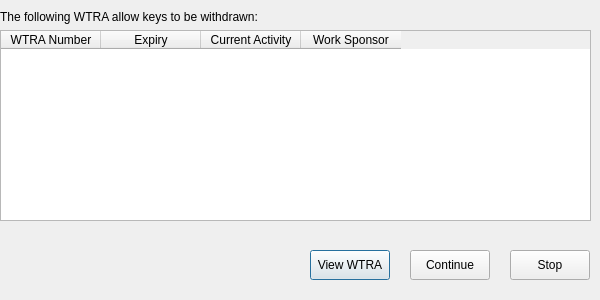
<?xml version="1.0" encoding="UTF-8"?>
<ui version="4.0">
 <class>dialog</class>
 <widget class="QDialog" name="dialog">
  <property name="geometry">
   <rect>
    <x>0</x>
    <y>0</y>
    <width>600</width>
    <height>300</height>
   </rect>
  </property>
  <property name="windowTitle">
   <string>Active White Tallies</string>
  </property>
  <widget class="QWidget" name="verticalLayoutWidget">
   <property name="geometry">
    <rect>
     <x>0</x>
     <y>10</y>
     <width>591</width>
     <height>211</height>
    </rect>
   </property>
   <layout class="QVBoxLayout" name="verticalLayout">
    <item>
     <widget class="QLabel" name="label">
      <property name="text">
       <string>The following WTRA allow keys to be withdrawn:</string>
      </property>
     </widget>
    </item>
    <item>
     <widget class="QTableWidget" name="tableWidget">
      <column>
       <property name="text">
        <string>WTRA Number</string>
       </property>
      </column>
      <column>
       <property name="text">
        <string>Expiry</string>
       </property>
      </column>
      <column>
       <property name="text">
        <string>Current Activity</string>
       </property>
      </column>
      <column>
       <property name="text">
        <string>Work Sponsor</string>
       </property>
      </column>
     </widget>
    </item>
   </layout>
  </widget>
  <widget class="QPushButton" name="viewButton">
   <property name="geometry">
    <rect>
     <x>310</x>
     <y>250</y>
     <width>80</width>
     <height>30</height>
    </rect>
   </property>
   <property name="text">
    <string>View WTRA</string>
   </property>
  </widget>
  <widget class="QPushButton" name="continueButton">
   <property name="geometry">
    <rect>
     <x>410</x>
     <y>250</y>
     <width>80</width>
     <height>30</height>
    </rect>
   </property>
   <property name="text">
    <string>Continue</string>
   </property>
  </widget>
  <widget class="QPushButton" name="stopButton">
   <property name="geometry">
    <rect>
     <x>510</x>
     <y>250</y>
     <width>80</width>
     <height>30</height>
    </rect>
   </property>
   <property name="text">
    <string>Stop</string>
   </property>
  </widget>
 </widget>
 <resources/>
 <connections/>
</ui>
